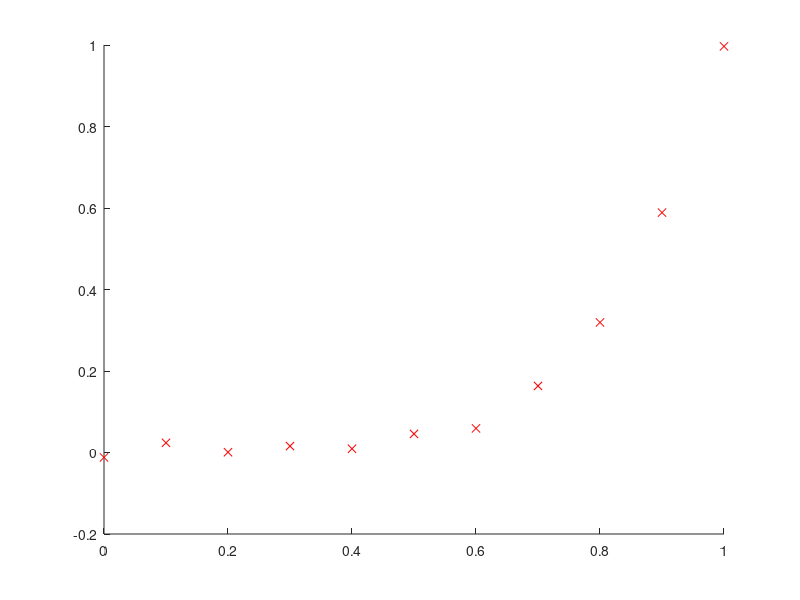

Recreate this plot in MATLAB. (Note: this script raises an error after producing the figure.)
function PowerLawExampleFit
% An example of using Matlab's fit function to fit a power-law to some
% simulated data
% HES 26/11/2020

rng('shuffle') % seed the random number generator based on current time

targetExponent = 5; % the exponent of the "ideal" power-law data, before adding noise

xValues = [0:0.1:1]'; 
yValues = xValues .^ targetExponent + (0.01 .* randn(size(xValues))); % simulated noisy data

figure; hold on;
plot(xValues, yValues, 'rx');

options = fitoptions('Method', 'NonlinearLeastSquares');
options.StartPoint = targetExponent; % provide a starting value based on the expected power-law

f = fit(xValues, yValues, 'x^m', options); 
plot(f, 'g'); legend('hide');

f % the fit parameters are stored in the fit object, returned by the fit function

text(0.1, 0.9, ['best-fitting exponent = ' num2str(f.m, '%3.2f')], 'fontsize', 14);
text(0.1, 0.8, ['y = x ^{' num2str(f.m, '%3.2f') '}'], 'fontsize', 14);